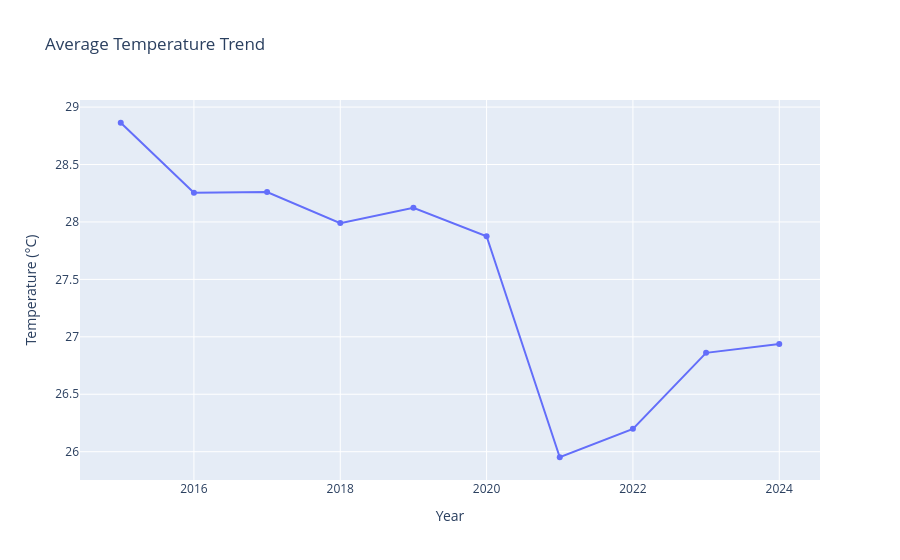

The cell this chart's notebook holds for it:
### Code cell
temperature_trend = (
    master
    .groupby("Year")["Temperature"]
    .mean()
    .reset_index()
)

fig = px.line(
    temperature_trend,
    x="Year",
    y="Temperature",
    markers=True,
    title="Average Temperature Trend"
)

fig.update_layout(
    xaxis_title="Year",
    yaxis_title="Temperature (°C)"
)

fig.show()

### Figure 1 — Plotly figure (JSON) as saved in the notebook; plotly's stock layout.template omitted (floating-point values rounded to 4 significant figures)
{"data": [{"hovertemplate": "Year=%{x}<br>Temperature=%{y}<extra></extra>", "legendgroup": "", "line": {"color": "#636efa", "dash": "solid"}, "marker": {"symbol": "circle"}, "mode": "lines+markers", "name": "", "orientation": "v", "showlegend": false, "type": "scatter", "x": [2015.0, 2016.0, 2017.0, 2018.0, 2019.0, 2020.0, 2021.0, 2022.0, 2023.0, 2024.0], "xaxis": "x", "y": [28.86, 28.25, 28.26, 27.99, 28.12, 27.88, 25.95, 26.2, 26.86, 26.94], "yaxis": "y"}], "layout": {"legend": {"tracegroupgap": 0}, "title": {"text": "Average Temperature Trend"}, "xaxis": {"anchor": "y", "domain": [0, 1], "title": {"text": "Year"}}, "yaxis": {"anchor": "x", "domain": [0, 1], "title": {"text": "Temperature (°C)"}}}}
